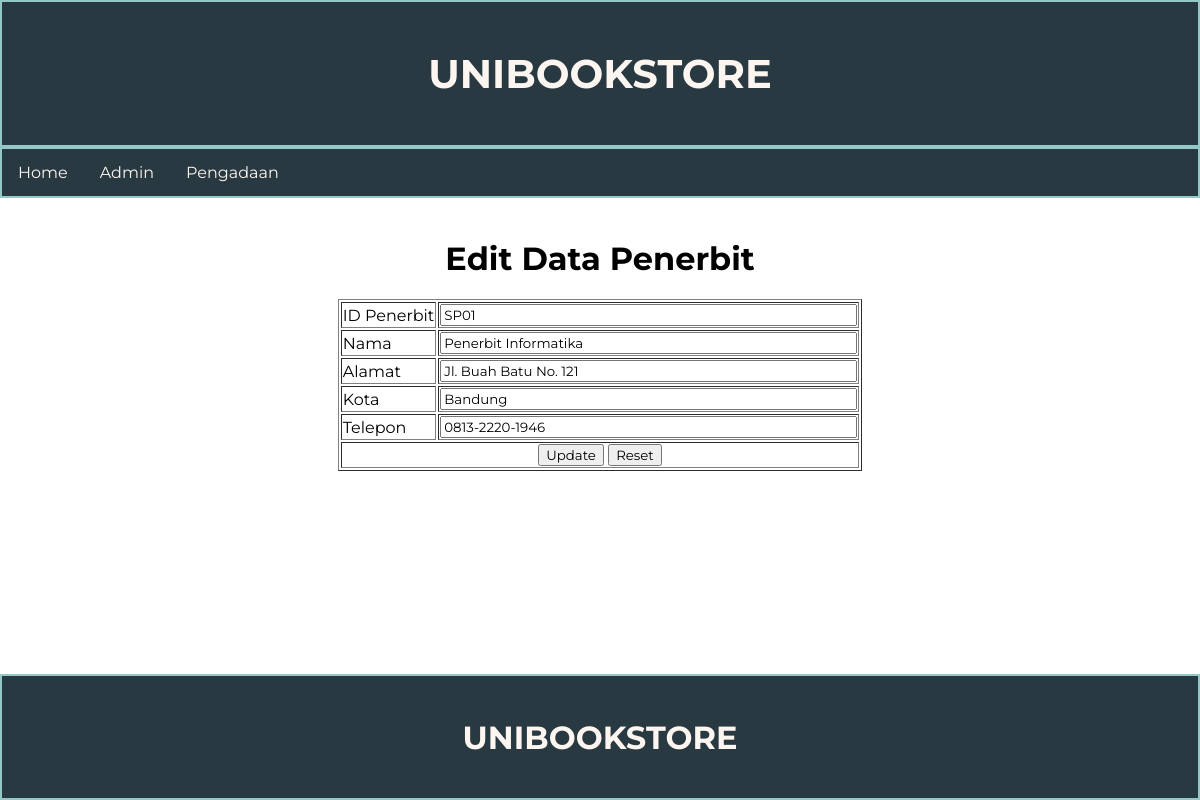
Screenshot of /penerbit-edit.php?id_penerbit=SP01 with the database file from the repository.
### tables this page shows
CREATE TABLE `penerbit` (
  `id_penerbit` varchar(4) NOT NULL,
  `nama_penerbit` varchar(50) NOT NULL,
  `alamat` varchar(100) NOT NULL,
  `kota` varchar(50) NOT NULL,
  `telepon` varchar(20) NOT NULL
);

### penerbit-edit.php (the view, shortened to what this page needs)
<!DOCTYPE html>
<html>
<head>
    <link rel="stylesheet" href="style.css">
    <?php include_once("functions.php"); ?>
</head>
<body>
    <header>
        <div class="jumbotron">
            <h1>UNIBOOKSTORE</h1>
        </div>
        <nav>
            <a href="index.php">Home</a>
            <a href="admin.php">Admin</a>
            <a href="pengadaan.php">Pengadaan</a>
        </nav>
    </header>
    <main>
        <?php
            if (isset($_GET["id_penerbit"])) {
                $db = dbConnect();
                $id_penerbit = $db->escape_string($_GET["id_penerbit"]);
                if ($dataPenerbit = getDataPenerbit($id_penerbit)) {
        ?>
                    <h1>Edit Data Penerbit</h1>
                    <form action="penerbit-update.php" method="post" name="frm">
                        <table border="1">
                            <tr>
                                <td>ID Penerbit</td>
                                <td><input type="text" name="id_penerbit" size="50" maxlength="4"
                                    value="<?php echo $dataPenerbit["id_penerbit"]; ?>" readonly></td>
                            </tr>
                            <tr>
                                <td>Nama</td>
                                <td><input type="text" name="nama_penerbit" size="50" maxlength="50"
                                    value="<?php echo $dataPenerbit["nama_penerbit"]; ?>" required></td>
                            </tr>
                            <tr>
                                <td>Alamat</td>
                                <td><input type="text" name="alamat" size="50" maxlength="100"
                                    value="<?php echo $dataPenerbit["alamat"]; ?>" required></td>
                            </tr>
                            <tr>
                                <td>Kota</td>
                                <td><input type="text" name="kota" size="50" maxlength="50"
                                    value="<?php echo $dataPenerbit["kota"]; ?>" required></td>
                            </tr>
                            <tr>
                                <td>Telepon</td>
                                <td><input type="text" name="telepon" size="50" maxlength="20"
                                    value="<?php echo $dataPenerbit["telepon"]; ?>" required></td>
                            </tr>
                            <tr>
                                <td colspan="2" align="center">
                                    <input type="submit" value="Update" name="tblUpdate">
                                    <input type="reset" value="Reset">
                                </td>
                            </tr>
                        </table>
                    </form>
        <?php
                }
            }
        ?>
    </main>
    <footer>
        <h1>UNIBOOKSTORE</h1>
    </footer>
</body>
</html>

### style.css (style rules this page uses)
* { font-family: 'Montserrat', sans-serif; }
body { margin: 0; padding: 0; min-height: 100vh; display: flex; flex-direction: column; }
footer { padding: 20px; color: #fdf6f0; background-color: #293942; border: 2px solid #93c8c4; text-align: center; margin-top: auto; }
main { padding: 20px; overflow: auto; }
nav { overflow: hidden; background-color: #293942; border: 2px solid #93c8c4; }
nav a { color: #fdf6f0; float: left; text-decoration: none; text-align: center; padding: 14px 16px; }
table { margin-left: auto; margin-right: auto; }
h1 { text-align: center; }
.jumbotron { font-size: 20px; padding: 20px; background-color: #293942; text-align: center; color: #fdf6f0; border: 2px solid #93c8c4; }

### rows the page displays
penerbit: id_penerbit "SP01", nama_penerbit "Penerbit Informatika", alamat "Jl. Buah Batu No. 121", kota "Bandung", telepon "0813-2220-1946"
